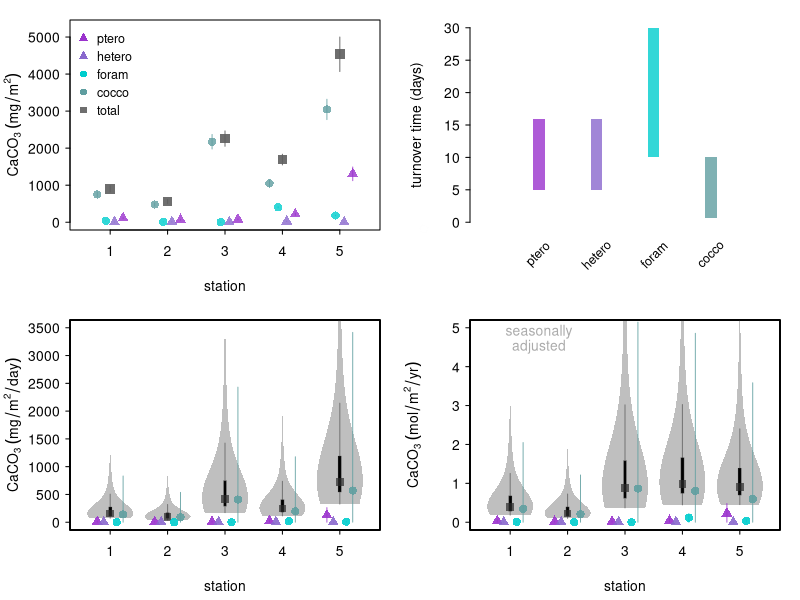

R code for this plot:
#error propagation to calculate caco3 production from standing stocks and turnover times
#ziveri et al, submitted to nat. comms.

#vioplot must be installed, required for figure
require(vioplot) 

#station data
stations<- c(1,2,3,4,5)
lat<- c(22.754, 27.733, 35.267, 41.750, 49.833)

#set aesthetics
st_cols<- c("firebrick3","darkorange2","seagreen", "dodgerblue3","darkorchid3")
st_pch<- c(1,2,3,4,5)

groups<- c('ptero', 'hetero','foram','cocco')
gr_cols<- c("darkorchid3","mediumpurple3","cyan3", "cadetblue")
gr_pch<- c(17,17,16,16)


#import standing stock data
stdstk<- read.csv('stdstk.csv') #note this is unpublished data

ptero<- stdstk[,2]; ptero_sigma<- stdstk[,6]
hetero<- stdstk[,3]; hetero_sigma<- stdstk[,7]
foram<- stdstk[,4]; foram_sigma<- stdstk[,8]
coco<- stdstk[,5]; coco_sigma<- stdstk[,9]

calcite<- foram + coco
calcite_sigma<- foram_sigma + coco_sigma
aragonite<- ptero + hetero
aragonite_sigma<- ptero_sigma + hetero_sigma
tot<- calcite + aragonite
tot_sigma<- calcite_sigma + aragonite_sigma


###
#stdstk to production 

#turnover time
#set min and max turnover time in days
turnovr<-data.frame(group=c('ptero','hetero','foram','coco'),min=c(5,5,10,1/1.5), max=c(16,16,30,1/0.1))


#seasonal bias satellite PIC and chlor_a
#pic for coccos
satellite_pic <- read.csv('seawifs_pic_monthly_clim.csv') #seawifs pic monthly clim for each station
satellite_pic2017<- read.csv('seawifs_pic_2017.csv') #seawifs pic aug 2017 for each station
satellite_pic_annual_mean<- as.numeric(colMeans(satellite_pic, na.rm=TRUE))

satellite_pic_annual_mean<- as.numeric(colMeans(satellite_pic, na.rm=TRUE))
satellite_pic_aug2017<- as.numeric(satellite_pic2017[8,])

seasonal_bias_pic<- satellite_pic_aug2017/satellite_pic_annual_mean #ratio of pic Aug 2017 compared to annual climatology

#chlor_a for forams
satellite_chlor_a<- read.csv('seawifs_chlor_a_monthly_clim.csv')
satellite_chlor_a2017<- read.csv('seawifs_chlor_a_2017.csv')

satellite_chlor_a_annual_mean<- as.numeric(colMeans(satellite_chlor_a, na.rm=TRUE))
seasonal_bias_chlor_a<- as.numeric(satellite_chlor_a2017[8,])/satellite_chlor_a_annual_mean #ratio of chlorophyll Aug 2017 compared to annual climatology

#zooplankton timeseries
seasonal_bias_zoo_HOTS_PAPA<- c(1.2,2) #ratio of aug/annal mean climatological zooplankton abundance from HOTS/PAPA
lat_HOTS_PAPA<-c(22.750, 50.100)
seasonal_bias_zoo<- predict(lm(seasonal_bias_zoo_HOTS_PAPA~lat_HOTS_PAPA), data.frame(lat_HOTS_PAPA=lat)) #extrapolate based on lat



#monte carlo simulation
#normal probability distributions for stdstk, flat probability distributions for turnovr time
mcmc_iterations<- 9999

p<-matrix(, nrow = mcmc_iterations, ncol = length(stations))
h<-matrix(, nrow = mcmc_iterations, ncol = length(stations))
f<-matrix(, nrow = mcmc_iterations, ncol = length(stations))
c<-matrix(, nrow = mcmc_iterations, ncol = length(stations))

ca<-matrix(, nrow = mcmc_iterations, ncol = length(stations))
a<-matrix(, nrow = mcmc_iterations, ncol = length(stations))
s<-matrix(, nrow = mcmc_iterations, ncol = length(stations))


p1<-matrix(, nrow = mcmc_iterations, ncol = length(stations))
h1<-matrix(, nrow = mcmc_iterations, ncol = length(stations))
f1<-matrix(, nrow = mcmc_iterations, ncol = length(stations))
c1<-matrix(, nrow = mcmc_iterations, ncol = length(stations))

ca1<-matrix(, nrow = mcmc_iterations, ncol = length(stations))
a1<-matrix(, nrow = mcmc_iterations, ncol = length(stations))
s1<-matrix(, nrow = mcmc_iterations, ncol = length(stations))

for(i in 1:mcmc_iterations){
	pi<- rnorm(length(ptero),ptero,ptero_sigma)*(365/runif(1,min=turnovr$min[1], max=turnovr$max[1]))
	hi<- rnorm(length(hetero),hetero,hetero_sigma)*(365/runif(1,min=turnovr$min[2], max=turnovr$max[2]))
	fi<- rnorm(length(foram),foram,foram_sigma)*(365/runif(1,min=turnovr$min[3], max=turnovr$max[3]))
	ci<- rnorm(length(coco),coco,coco_sigma)*(365/runif(1,min=turnovr$min[4], max=turnovr$max[4]))
		
	p[i,]<- pi
	h[i,]<- hi
	f[i,]<- fi
	c[i,]<- ci
	
	a[i,]<- pi + hi
	ca[i,]<- ci + fi
	s[i,]<- pi + hi + ci +fi

	#seasonal bias correction
	sbiasi_pic<- seasonal_bias_pic
	sbiasi_chlor_a<- seasonal_bias_chlor_a
	sbiasi_zoo<- seasonal_bias_zoo
		
	p1[i,]<- pi/sbiasi_zoo
	h1[i,]<- hi/sbiasi_zoo
	f1[i,]<- fi/sbiasi_chlor_a
	c1[i,]<- ci/sbiasi_pic
		
	ca1[i,]<- fi/seasonal_bias_chlor_a + ci/sbiasi_pic
	a1[i,]<- (pi + hi)/sbiasi_zoo
	s1[i,]<- fi/seasonal_bias_chlor_a + ci/sbiasi_pic + (pi + hi)/sbiasi_zoo
}

#annual
ptero_annual<- apply(p, 2, quantile, probs=0.5, na.rm=TRUE); ptero_annual_lwr <- apply(p, 2, quantile, probs=0.025, na.rm=TRUE);ptero_annual_upr <- apply(p, 2, quantile, probs=0.975, na.rm=TRUE)
hetero_annual<- apply(h, 2, quantile, probs=0.5, na.rm=TRUE); hetero_annual_lwr <- apply(h, 2, quantile, probs=0.025, na.rm=TRUE);hetero_annual_upr <- apply(h, 2, quantile, probs=0.975, na.rm=TRUE)
foram_annual<- apply(f, 2, quantile, probs=0.5, na.rm=TRUE); foram_annual_lwr <- apply(f, 2, quantile, probs=0.025, na.rm=TRUE);foram_annual_upr <- apply(f, 2, quantile, probs=0.975, na.rm=TRUE)
coco_annual<- apply(c, 2, quantile, probs=0.5, na.rm=TRUE); coco_annual_lwr <- apply(c, 2, quantile, probs=0.025, na.rm=TRUE);coco_annual_upr <- apply(c, 2, quantile, probs=0.975, na.rm=TRUE) 

calcite_annual<- apply(ca, 2, quantile, probs=0.5, na.rm=TRUE); calcite_annual_lwr <- apply(ca, 2, quantile, probs=0.025, na.rm=TRUE);calcite_annual_upr <- apply(ca, 2, quantile, probs=0.975, na.rm=TRUE)
aragonite_annual<- apply(a, 2, quantile, probs=0.5, na.rm=TRUE); aragonite_annual_lwr <- apply(a, 2, quantile, probs=0.025, na.rm=TRUE);aragonite_annual_upr <- apply(a, 2, quantile, probs=0.975, na.rm=TRUE)

tot_annual<- apply(s, 2, quantile, probs=0.5, na.rm=TRUE); tot_annual_lwr <- apply(s, 2, quantile, probs=0.025, na.rm=TRUE);tot_annual_upr <- apply(s, 2, quantile, probs=0.975, na.rm=TRUE)


annual<- data.frame(stations=stations, 
ptero_annual=ptero_annual,ptero_annual_lwr=ptero_annual_lwr,ptero_annual_upr=ptero_annual_upr,
hetero_annual=hetero_annual,hetero_annual_lwr=hetero_annual_lwr, hetero_annual_upr=hetero_annual_upr,
foram_annual=foram_annual,foram_annual_lwr=foram_annual_lwr,foram_annual_upr=foram_annual_upr,
coco_annual=coco_annual,coco_annual_lwr=coco_annual_lwr,coco_annual_upr=coco_annual_upr,
calcite_annual=calcite_annual, calcite_annual_lwr=calcite_annual_lwr, calcite_annual_upr=calcite_annual_upr,
aragonite_annual=aragonite_annual,aragonite_annual_lwr=aragonite_annual_lwr,aragonite_annual_upr=aragonite_annual_upr,
tot_annual=tot_annual, tot_annual_lwr=tot_annual_lwr,tot_annual_upr=tot_annual_upr)

#export annual values, uncorrectd for seasonality
write.table(annual,file='annual_mg_m2_yr.csv', sep=',',row.names=FALSE)



#annual, seasonally corrected
ptero_annual_cor<- apply(p1, 2, quantile, probs=0.5, na.rm=TRUE); ptero_annual_cor_lwr <- apply(p1, 2, quantile, probs=0.025, na.rm=TRUE);ptero_annual_cor_upr <- apply(p1, 2, quantile, probs=0.975, na.rm=TRUE)
hetero_annual_cor<- apply(h1, 2, quantile, probs=0.5, na.rm=TRUE); hetero_annual_cor_lwr <- apply(h1, 2, quantile, probs=0.025, na.rm=TRUE);hetero_annual_cor_upr <- apply(h1, 2, quantile, probs=0.975, na.rm=TRUE)
foram_annual_cor<- apply(f1, 2, quantile, probs=0.5, na.rm=TRUE); foram_annual_cor_lwr <- apply(f1, 2, quantile, probs=0.025, na.rm=TRUE);foram_annual_cor_upr <- apply(f1, 2, quantile, probs=0.975, na.rm=TRUE)
coco_annual_cor<- apply(c1, 2, quantile, probs=0.5, na.rm=TRUE); coco_annual_cor_lwr <- apply(c1, 2, quantile, probs=0.025, na.rm=TRUE);coco_annual_cor_upr <- apply(c1, 2, quantile, probs=0.975, na.rm=TRUE) 

calcite_annual_cor<- apply(ca1, 2, quantile, probs=0.5, na.rm=TRUE); calcite_annual_cor_lwr <- apply(ca1, 2, quantile, probs=0.025, na.rm=TRUE);calcite_annual_cor_upr <- apply(ca1, 2, quantile, probs=0.975, na.rm=TRUE)
aragonite_annual_cor<- apply(a1, 2, quantile, probs=0.5, na.rm=TRUE); aragonite_annual_cor_lwr <- apply(a1, 2, quantile, probs=0.025, na.rm=TRUE);aragonite_annual_cor_upr <- apply(a1, 2, quantile, probs=0.975, na.rm=TRUE)

tot_annual_cor<- apply(s1, 2, quantile, probs=0.5, na.rm=TRUE); tot_annual_cor_lwr <- apply(s1, 2, quantile, probs=0.025, na.rm=TRUE);tot_annual_cor_upr <- apply(s1, 2, quantile, probs=0.975, na.rm=TRUE)


annual_cor<- data.frame(stations=stations, 
ptero_annual_cor=ptero_annual_cor,ptero_annual_cor_lwr=ptero_annual_cor_lwr,ptero_annual_cor_upr=ptero_annual_cor_upr,
hetero_annual_cor=hetero_annual_cor,hetero_annual_cor_lwr=hetero_annual_cor_lwr, hetero_annual_cor_upr=hetero_annual_cor_upr,
foram_annual_cor=foram_annual_cor,foram_annual_cor_lwr=foram_annual_cor_lwr,foram_annual_cor_upr=foram_annual_cor_upr,
coco_annual_cor=coco_annual_cor,coco_annual_cor_lwr=coco_annual_cor_lwr,coco_annual_cor_upr=coco_annual_cor_upr,
calcite_annual_cor=calcite_annual_cor, calcite_annual_cor_lwr=calcite_annual_cor_lwr, calcite_annual_cor_upr=calcite_annual_cor_upr,
aragonite_annual_cor=aragonite_annual_cor,aragonite_annual_cor_lwr=aragonite_annual_cor_lwr,aragonite_annual_cor_upr=aragonite_annual_cor_upr,
tot_annual_cor=tot_annual_cor, tot_annual_cor_lwr=tot_annual_cor_lwr,tot_annual_cor_upr=tot_annual_cor_upr)

#covert to mol/m2/yr
annual_cor_mol<- annual_cor/100/1000
#export annual values, correctd for seasonality in mol/m2/yr
write.table(annual_cor_mol,file='annual_cor_mol_m2_yr.csv', sep=',',row.names=FALSE)




###
#plot!
#dimensions
h=5.7
w=5.7
p<- dev.new(width=w, height=h); 
par(mfrow=c(2,2))
par(ps = 10, cex = 1, cex.main = 1); par(mgp=c(2.25,0.5,0)); par(las=1);par(tck=-0.02)
par(mar=c(3.5,3.5,1,1),xpd=TRUE)


#stndstk
plot(stations, tot, xlab='station', ylab=expression(CaCO[3]~(mg/m^2)), col=adjustcolor('grey99',alpha=0.01), pch=st_pch, xlim=c(0.5,5.5), ylim=c(0,5250))

for(i in 1:length(stations)){
	for(j in 1:length(groups)){
		lines(c(stations[i]+0.375-0.15*j, stations[i]+0.375-0.15*j), c(stdstk[i,j+1]-stdstk[i,j+5], stdstk[i,j+1]+stdstk[i,j+5]), col=adjustcolor(gr_cols[j],alpha=0.8), pch=gr_pch[j])
		points(stations[i]+0.375-0.15*j, stdstk[i,j+1], col=adjustcolor(gr_cols[j],alpha=0.8), pch=gr_pch[j],cex=1.1)	
	}
}

for(i in 1:length(stations)){
		lines(c(stations[i], stations[i]), c(tot[i]-tot_sigma[i], tot[i]+tot_sigma[i]), col=adjustcolor('grey37',alpha=0.9)) 
}

points(stations, tot, col=adjustcolor('grey37',alpha=0.9), pch=15,cex=1.3)

legend('topleft', pch=c(gr_pch,15),col=c(gr_cols,'grey43'),c(groups,'total'), cex=0.9,bty='n') #add legend


#turnover time
par(mar=c(3.5,3.5,1,1),xpd=TRUE)
plot(-1, -1, xlab='', ylab='turnover time (days)', col=adjustcolor('grey99',alpha=0.01), type='p', ylim=c(0,30),xlim=c(0,5), axes=FALSE);
axis(2, at=seq(0,30,by=5),labels=TRUE)

for(i in 1:length(groups)){
rect(i-0.1,turnovr$min[i],i+0.1,turnovr$max[i], col=adjustcolor(gr_cols[i],alpha=0.8),lty=1, lwd=1.5, border=NA)
}
text(c(1,2,3,4),-5,c('ptero', 'hetero','foram','cocco'),srt=45,cex=0.9)
 

#daily production, uncorrected for seasonality
par(mar=c(3.5,3.5,1,1),xpd=FALSE)
plot(stations, tot_annual/365, xlab='station', ylab=expression(CaCO[3]~(mg/m^2/day)), col=adjustcolor('grey99',alpha=0.01), pch=st_pch, xlim=c(0.5,5.5), ylim=c(0,3500))

for(i in 1:length(stations)){
vioplot(s[,i]/365, col=adjustcolor('grey17', alpha=0.3), horizontal=FALSE, at=i, add=TRUE,lty=1,pchMed=15, colMed=adjustcolor('grey17', alpha=0.7),cexMed=1.5,lineCol=adjustcolor('grey17', alpha=0.5),border=NA)
}

for(i in 1:length(stations)){
	lines(c(stations[i]-0.225,stations[i]-0.225), c(ptero_annual_lwr[i]/365,ptero_annual_upr[i])/365,col=adjustcolor(gr_cols[1],alpha=0.9), lwd=0.9,lty=1)
		lines(c(stations[i]-0.225/2,stations[i]-0.225/2), c(hetero_annual_lwr[i]/365,hetero_annual_upr[i])/365,col=adjustcolor(gr_cols[2],alpha=0.9), lwd=0.9,lty=1)
				lines(c(stations[i]+0.225/2,stations[i]+0.225/2), c(foram_annual_lwr[i]/365,foram_annual_upr[i])/365,col=adjustcolor(gr_cols[3],alpha=0.9), lwd=0.9,lty=1)
								lines(c(stations[i]+0.225,stations[i]+0.225), c(coco_annual_lwr[i]/365,coco_annual_upr[i])/365,col=adjustcolor(gr_cols[4],alpha=0.9), lwd=0.9,lty=1)	
	}
points(stations-0.225, ptero_annual/365,col=adjustcolor(gr_cols[1],alpha=0.9), pch=17, cex=1.1)
points(stations-0.225/2, hetero_annual/365,col=adjustcolor(gr_cols[2],alpha=0.9), pch=17, cex=1.1)
points(stations+0.225/2, foram_annual/365,col=adjustcolor(gr_cols[3],alpha=0.9), pch=16, cex=1.1)
points(stations+0.225, coco_annual/365,col=adjustcolor(gr_cols[4],alpha=0.9), pch=16, cex=1.1)


#annual production, corected for seasonality
par(mar=c(3.5,3.5,1,1),xpd=FALSE)
plot(stations, tot_annual_cor/100/1000, xlab='station', ylab=expression(CaCO[3]~(mol/m^2/yr)), col=adjustcolor('grey99',alpha=0.01), pch=st_pch, xlim=c(0.5,5.5), ylim=c(0,5))

for(i in 1:length(stations)){
vioplot(s1[,i]/100/1000, col=adjustcolor('grey17', alpha=0.3), horizontal=FALSE, at=i, add=TRUE,lty=1,pchMed=15, colMed=adjustcolor('grey17', alpha=0.7),lineCol=adjustcolor('grey17', alpha=0.5),border=NA)
}

for(i in 1:length(stations)){
	lines(c(stations[i]-0.225,stations[i]-0.225), c(ptero_annual_cor_lwr[i]/100/1000,ptero_annual_cor_upr[i])/100/1000,col=adjustcolor(gr_cols[1],alpha=0.9), lwd=0.9,lty=1)
		lines(c(stations[i]-0.225/2,stations[i]-0.225/2), c(hetero_annual_cor_lwr[i]/100/1000,hetero_annual_cor_upr[i])/100/1000,col=adjustcolor(gr_cols[2],alpha=0.9), lwd=0.9,lty=1)
				lines(c(stations[i]+0.225/2,stations[i]+0.225/2), c(foram_annual_cor_lwr[i]/100/1000,foram_annual_cor_upr[i])/100/1000,col=adjustcolor(gr_cols[3],alpha=0.9), lwd=0.9,lty=1)
								lines(c(stations[i]+0.225,stations[i]+0.225), c(coco_annual_cor_lwr[i]/100/1000,coco_annual_cor_upr[i])/100/1000,col=adjustcolor(gr_cols[4],alpha=0.9), lwd=0.9,lty=1)
		
	}
points(stations-0.225, ptero_annual_cor/100/1000,col=adjustcolor(gr_cols[1],alpha=0.9), pch=17, cex=1.1)
points(stations-0.225/2, hetero_annual_cor/100/1000,col=adjustcolor(gr_cols[2],alpha=0.9), pch=17, cex=1.1)
points(stations+0.225/2, foram_annual_cor/100/1000,col=adjustcolor(gr_cols[3],alpha=0.9), pch=16, cex=1.1)
points(stations+0.225, coco_annual_cor/100/1000,col=adjustcolor(gr_cols[4],alpha=0.9), pch=16, cex=1.1)

text(c(1.5,1.5), c(4.9,4.5),c('seasonally','adjusted'), col='grey67')
